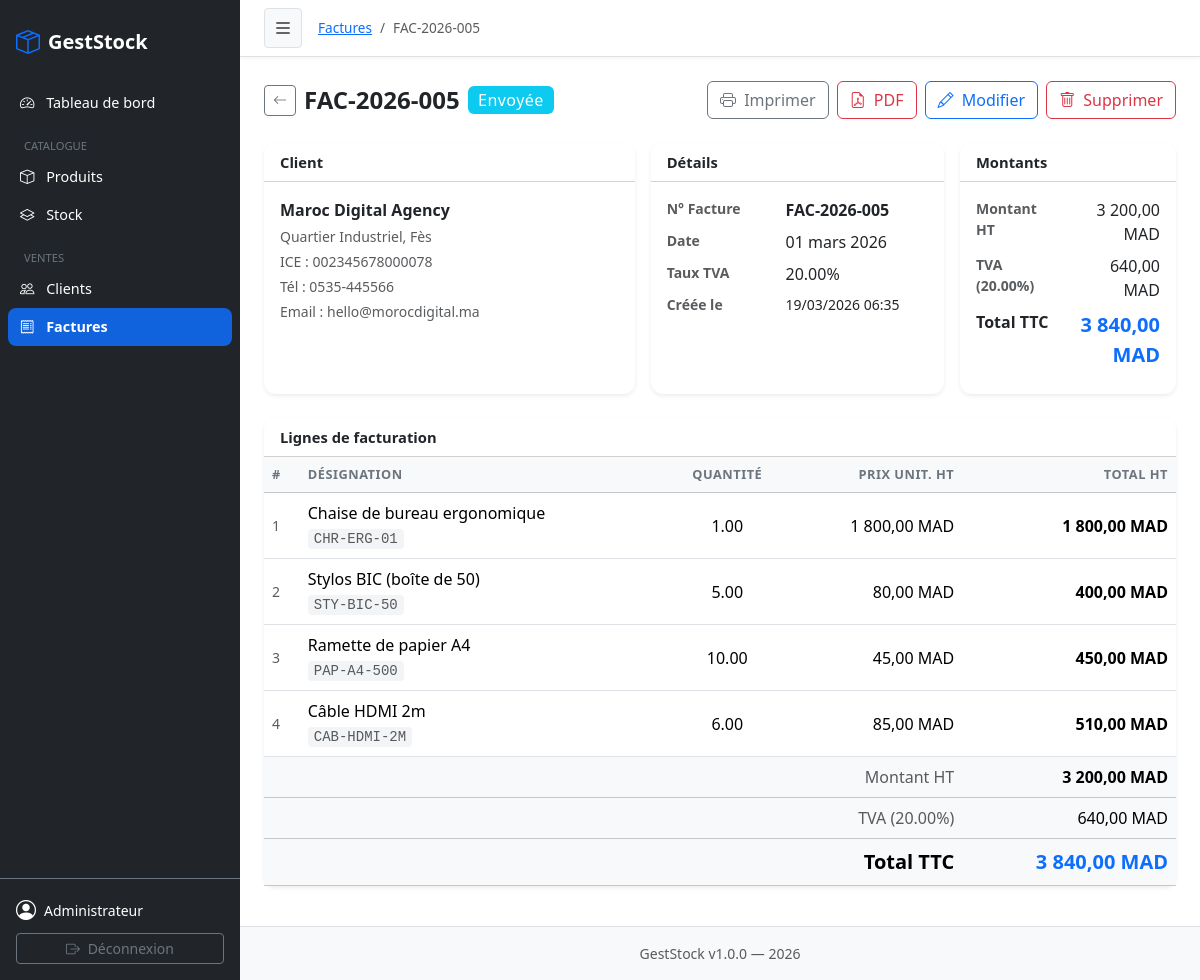
The app's page /invoices/show?id=5 (signed in) with its own data.
### tables this page shows
CREATE TABLE `invoices` (
  `id`             INT UNSIGNED   NOT NULL AUTO_INCREMENT,
  `invoice_number` VARCHAR(50)    NOT NULL,
  `client_id`      INT UNSIGNED   NOT NULL,
  `date`           DATE           NOT NULL,
  `total_ht`       DECIMAL(12,2)  NOT NULL DEFAULT 0.00,
  `tax_rate`       DECIMAL(5,2)   NOT NULL DEFAULT 20.00 COMMENT 'TVA %',
  `tax_amount`     DECIMAL(12,2)  NOT NULL DEFAULT 0.00,
  `total_ttc`      DECIMAL(12,2)  NOT NULL DEFAULT 0.00,
  `notes`          TEXT               NULL,
  `status`         ENUM('draft','sent','paid','cancelled') NOT NULL DEFAULT 'draft',
  `created_at`     DATETIME       NOT NULL DEFAULT CURRENT_TIMESTAMP,
  `updated_at`     DATETIME       NOT NULL DEFAULT CURRENT_TIMESTAMP ON UPDATE CURRENT_TIMESTAMP,
  PRIMARY KEY (`id`),
  UNIQUE KEY `uq_invoices_number` (`invoice_number`),
  KEY `idx_invoices_client` (`client_id`),
  KEY `idx_invoices_date`   (`date`),
  CONSTRAINT `fk_invoices_client`
    FOREIGN KEY (`client_id`) REFERENCES `clients` (`id`)
    ON DELETE RESTRICT ON UPDATE CASCADE
);

CREATE TABLE `clients` (
  `id`         INT UNSIGNED NOT NULL AUTO_INCREMENT,
  `name`       VARCHAR(200) NOT NULL,
  `address`    TEXT             NULL,
  `ice`        VARCHAR(50)      NULL  COMMENT 'Identifiant Commun de l\'Entreprise',
  `phone`      VARCHAR(30)      NULL,
  `email`      VARCHAR(150)     NULL,
  `created_at` DATETIME     NOT NULL DEFAULT CURRENT_TIMESTAMP,
  PRIMARY KEY (`id`),
  KEY `idx_clients_name` (`name`)
);

CREATE TABLE `invoice_items` (
  `id`         INT UNSIGNED  NOT NULL AUTO_INCREMENT,
  `invoice_id` INT UNSIGNED  NOT NULL,
  `product_id` INT UNSIGNED      NULL,
  `label`      VARCHAR(300)  NOT NULL,
  `quantity`   DECIMAL(10,2) NOT NULL DEFAULT 1,
  `unit_price` DECIMAL(12,2) NOT NULL DEFAULT 0.00,
  `total`      DECIMAL(12,2) NOT NULL DEFAULT 0.00,
  PRIMARY KEY (`id`),
  KEY `idx_items_invoice` (`invoice_id`),
  KEY `idx_items_product` (`product_id`),
  CONSTRAINT `fk_items_invoice`
    FOREIGN KEY (`invoice_id`) REFERENCES `invoices` (`id`)
    ON DELETE CASCADE ON UPDATE CASCADE,
  CONSTRAINT `fk_items_product`
    FOREIGN KEY (`product_id`) REFERENCES `products` (`id`)
    ON DELETE SET NULL ON UPDATE CASCADE
);

CREATE TABLE `products` (
  `id`            INT UNSIGNED     NOT NULL AUTO_INCREMENT,
  `name`          VARCHAR(200)     NOT NULL,
  `sku`           VARCHAR(100)     NOT NULL,
  `category_id`   INT UNSIGNED         NULL,
  `unit_price`    DECIMAL(12,2)    NOT NULL DEFAULT 0.00,
  `cost_price`    DECIMAL(12,2)    NOT NULL DEFAULT 0.00,
  `quantity`      INT              NOT NULL DEFAULT 0,
  `minimum_stock` INT              NOT NULL DEFAULT 5,
  `description`   TEXT                 NULL,
  `created_at`    DATETIME         NOT NULL DEFAULT CURRENT_TIMESTAMP,
  `updated_at`    DATETIME         NOT NULL DEFAULT CURRENT_TIMESTAMP ON UPDATE CURRENT_TIMESTAMP,
  PRIMARY KEY (`id`),
  UNIQUE KEY `uq_products_sku` (`sku`),
  KEY `idx_products_category` (`category_id`),
  KEY `idx_products_quantity` (`quantity`),
  CONSTRAINT `fk_products_category`
    FOREIGN KEY (`category_id`) REFERENCES `categories` (`id`)
    ON DELETE SET NULL ON UPDATE CASCADE
);

### controllers/InvoiceController.php (called while the page is built, shortened)
<?php
require_once __DIR__ . '/../models/Invoice.php';
class InvoiceController
{
    private Invoice $invoice;
    public function __construct()
    {
        $this->invoice = new Invoice();
    }
    public function show(): void
    {
        $id      = (int) ($_GET['id'] ?? 0);
        $invoice = $this->invoice->find($id);
        $items = $this->invoice->items($id);
        require __DIR__ . '/../views/invoices/show.php';
    }
}

### config/database.php (called while the page is built, shortened)
<?php
function db(): PDO
{
    static $pdo = null;
    if ($pdo === null) {
        $dsn = sprintf(
            'mysql:host=%s;port=%s;dbname=%s;charset=%s',
            DB_HOST, DB_PORT, DB_NAME, DB_CHARSET
        );
        $options = [
            PDO::ATTR_ERRMODE            => PDO::ERRMODE_EXCEPTION,
            PDO::ATTR_DEFAULT_FETCH_MODE => PDO::FETCH_ASSOC,
            PDO::ATTR_EMULATE_PREPARES   => false,
        ];
        try {
            $pdo = new PDO($dsn, DB_USER, DB_PASS, $options);
        } catch (PDOException $e) {
            die('<div style="font-family:sans-serif;color:#c0392b;padding:2rem;">
                    <h2>Erreur de connexion à la base de données</h2>
                    <p>' . htmlspecialchars($e->getMessage()) . '</p>
                 </div>');
        }
    }
    return $pdo;
}

### models/Invoice.php (called while the page is built, shortened)
<?php
class Invoice
{
    private PDO $db;
    public function __construct()
    {
        $this->db = db();
    }
    public function find(int $id): array|false
    {
        $stmt = $this->db->prepare(
            "SELECT i.*, c.name AS client_name, c.address AS client_address,
                    c.ice AS client_ice, c.phone AS client_phone, c.email AS client_email
             FROM invoices i
             JOIN clients c ON c.id = i.client_id
             WHERE i.id = :id"
        );
        $stmt->execute([':id' => $id]);
        return $stmt->fetch();
    }
    public function items(int $invoiceId): array
    {
        $stmt = $this->db->prepare(
            "SELECT ii.*, p.sku
             FROM invoice_items ii
             LEFT JOIN products p ON p.id = ii.product_id
             WHERE ii.invoice_id = :iid
             ORDER BY ii.id"
        );
        $stmt->execute([':iid' => $invoiceId]);
        return $stmt->fetchAll();
    }
}

### config/app.php (called while the page is built, shortened)
<?php
function formatMoney(float $amount): string
{
    return number_format($amount, 2, ',', ' ') . ' MAD';
}
function formatDate(string $date): string
{
    $months = [
        1=>'janvier',2=>'février',3=>'mars',4=>'avril',
        5=>'mai',6=>'juin',7=>'juillet',8=>'août',
        9=>'septembre',10=>'octobre',11=>'novembre',12=>'décembre'
    ];
    $ts = strtotime($date);
    return date('d', $ts) . ' ' . $months[(int)date('n', $ts)] . ' ' . date('Y', $ts);
}
function e(mixed $val): string
{
    return htmlspecialchars((string)$val, ENT_QUOTES | ENT_SUBSTITUTE, 'UTF-8');
}

### views/invoices/show.php (the view, shortened to what this page needs)
<?php
require __DIR__ . '/../layout/header.php';
$statusMap = [
    'draft'     => ['label' => 'Brouillon', 'class' => 'secondary'],
    'sent'      => ['label' => 'Envoyée',   'class' => 'info'],
    'paid'      => ['label' => 'Payée',     'class' => 'success'],
    'cancelled' => ['label' => 'Annulée',   'class' => 'danger'],
];
$st = $statusMap[$invoice['status']] ?? ['label' => $invoice['status'], 'class' => 'secondary'];
?>
<div class="d-flex flex-wrap align-items-center justify-content-between gap-2 mb-4">
  <div class="d-flex align-items-center gap-2">
    <a href="<?= APP_URL ?>/invoices" class="btn btn-sm btn-outline-secondary">
      <i class="bi bi-arrow-left"></i>
    </a>
    <h4 class="fw-bold mb-0"><?= e($invoice['invoice_number']) ?></h4>
    <span class="badge bg-<?= $st['class'] ?> fs-6"><?= $st['label'] ?></span>
  </div>
  <div class="d-flex gap-2">
    <a href="<?= APP_URL ?>/invoices/print?id=<?= $invoice['id'] ?>"
       class="btn btn-outline-secondary" target="_blank">
      <i class="bi bi-printer me-1"></i> Imprimer
    </a>
    <a href="<?= APP_URL ?>/invoices/pdf?id=<?= $invoice['id'] ?>"
       class="btn btn-outline-danger">
      <i class="bi bi-file-earmark-pdf me-1"></i> PDF
    </a>
    <a href="<?= APP_URL ?>/invoices/edit?id=<?= $invoice['id'] ?>" class="btn btn-outline-primary">
      <i class="bi bi-pencil me-1"></i> Modifier
    </a>
    <button type="button" class="btn btn-outline-danger btn-delete"
            data-id="<?= $invoice['id'] ?>"
            data-name="la facture <?= e($invoice['invoice_number']) ?>"
            data-action="<?= APP_URL ?>/invoices/delete">
      <i class="bi bi-trash me-1"></i> Supprimer
    </button>
  </div>
</div>
<div class="row g-3 mb-4">
  <div class="col-md-5">
    <div class="card border-0 shadow-sm h-100">
      <div class="card-header bg-white fw-semibold">Client</div>
      <div class="card-body">
        <p class="fw-bold mb-1"><?= e($invoice['client_name']) ?></p>
        <?php if ($invoice['client_address']): ?>
          <p class="text-muted small mb-1"><?= nl2br(e($invoice['client_address'])) ?></p>
        <?php endif; ?>
        <?php if ($invoice['client_ice']): ?>
          <p class="text-muted small mb-1">ICE : <?= e($invoice['client_ice']) ?></p>
        <?php endif; ?>
        <?php if ($invoice['client_phone']): ?>
          <p class="text-muted small mb-1">Tél : <?= e($invoice['client_phone']) ?></p>
        <?php endif; ?>
        <?php if ($invoice['client_email']): ?>
          <p class="text-muted small mb-0">Email : <?= e($invoice['client_email']) ?></p>
        <?php endif; ?>
      </div>
    </div>
  </div>
  <div class="col-md-4">
    <div class="card border-0 shadow-sm h-100">
      <div class="card-header bg-white fw-semibold">Détails</div>
      <div class="card-body">
        <dl class="row mb-0">
          <dt class="col-5 text-muted small">N° Facture</dt>
          <dd class="col-7 fw-semibold"><?= e($invoice['invoice_number']) ?></dd>
          <dt class="col-5 text-muted small">Date</dt>
          <dd class="col-7"><?= formatDate($invoice['date']) ?></dd>
          <dt class="col-5 text-muted small">Taux TVA</dt>
          <dd class="col-7"><?= $invoice['tax_rate'] ?>%</dd>
          <dt class="col-5 text-muted small">Créée le</dt>
          <dd class="col-7 small"><?= date('d/m/Y H:i', strtotime($invoice['created_at'])) ?></dd>
        </dl>
      </div>
    </div>
  </div>
  <div class="col-md-3">
    <div class="card border-0 shadow-sm h-100">
      <div class="card-header bg-white fw-semibold">Montants</div>
      <div class="card-body">
        <dl class="row mb-0">
          <dt class="col-6 text-muted small">Montant HT</dt>
          <dd class="col-6 text-end"><?= formatMoney((float)$invoice['total_ht']) ?></dd>
          <dt class="col-6 text-muted small">TVA (<?= $invoice['tax_rate'] ?>%)</dt>
          <dd class="col-6 text-end"><?= formatMoney((float)$invoice['tax_amount']) ?></dd>
          <dt class="col-6 fw-bold">Total TTC</dt>
          <dd class="col-6 text-end fw-bold fs-5 text-primary"><?= formatMoney((float)$invoice['total_ttc']) ?></dd>
        </dl>
      </div>
    </div>
  </div>
</div>
<div class="card border-0 shadow-sm mb-3">
  <div class="card-header bg-white fw-semibold">Lignes de facturation</div>
  <div class="card-body p-0">
    <div class="table-responsive">
      <table class="table table-hover align-middle mb-0">
        <thead class="table-light">
          <tr>
            <th>#</th>
            <th>Désignation</th>
            <th class="text-center">Quantité</th>
            <th class="text-end">Prix unit. HT</th>
            <th class="text-end">Total HT</th>
          </tr>
        </thead>
        <tbody>
          <?php foreach ($items as $i => $item): ?>
            <tr>
              <td class="text-muted small"><?= $i + 1 ?></td>
              <td>
                <?= e($item['label']) ?>
                <?php if ($item['sku']): ?>
                  <br><code class="small text-muted"><?= e($item['sku']) ?></code>
                <?php endif; ?>
              </td>
              <td class="text-center"><?= number_format((float)$item['quantity'], 2) ?></td>
              <td class="text-end"><?= formatMoney((float)$item['unit_price']) ?></td>
              <td class="text-end fw-semibold"><?= formatMoney((float)$item['total']) ?></td>
            </tr>
          <?php endforeach; ?>
        </tbody>
        <tfoot class="table-light">
          <tr>
            <td colspan="4" class="text-end text-muted">Montant HT</td>
            <td class="text-end fw-semibold"><?= formatMoney((float)$invoice['total_ht']) ?></td>
          </tr>
          <tr>
            <td colspan="4" class="text-end text-muted">TVA (<?= $invoice['tax_rate'] ?>%)</td>
            <td class="text-end"><?= formatMoney((float)$invoice['tax_amount']) ?></td>
          </tr>
          <tr>
            <td colspan="4" class="text-end fw-bold fs-5">Total TTC</td>
            <td class="text-end fw-bold fs-5 text-primary"><?= formatMoney((float)$invoice['total_ttc']) ?></td>
          </tr>
        </tfoot>
      </table>
    </div>
  </div>
</div>
<?php require __DIR__ . '/../layout/footer.php'; ?>

### public/css/app.css (style rules this page uses)
.card { border-radius: 12px; }
.card-header { border-radius: 12px 12px 0 0 !important; font-size: 0.92rem; }
.table th { font-size: 0.8rem; text-transform: uppercase; letter-spacing: 0.04em; color: #6c757d; white-space: nowrap; }
.table td { vertical-align: middle; }
.badge { font-weight: 500; letter-spacing: 0.03em; }
code { font-size: 0.82em; background: #f3f4f6; padding: 2px 6px; border-radius: 4px; color: #c026d3; }
.table-hover tbody tr { transition: background 0.1s; }

### records on screen
invoices: invoice_number "FAC-2026-005", status "Envoyée", client.name "Maroc Digital Agency", client.address "Quartier Industriel, Fès", client.ice "002345678000078", client.phone "0535-445566", client.email "hello@morocdigital.ma", date "01 mars 2026", tax_rate "20.00", created_at "19/03/2026 06:35", total_ht "3 200,00 MAD", tax_amount "640,00 MAD", total_ttc "3 840,00 MAD"
invoice_items: label "Chaise de bureau ergonomique", product.sku "CHR-ERG-01", quantity "1.00", unit_price "1 800,00 MAD", total "1 800,00 MAD"
invoice_items: label "Stylos BIC (boîte de 50)", product.sku "STY-BIC-50", quantity "5.00", unit_price "80,00 MAD", total "400,00 MAD"
invoice_items: label "Ramette de papier A4", product.sku "PAP-A4-500", quantity "10.00", unit_price "45,00 MAD", total "450,00 MAD"
invoice_items: label "Câble HDMI 2m", product.sku "CAB-HDMI-2M", quantity "6.00", unit_price "85,00 MAD", total "510,00 MAD"

### other values on screen
APP_NAME "GestStock"
$_SESSION['user_name'] "Administrateur"
$label "Factures"
$label "FAC-2026-005"
APP_VERSION "1.0.0"
